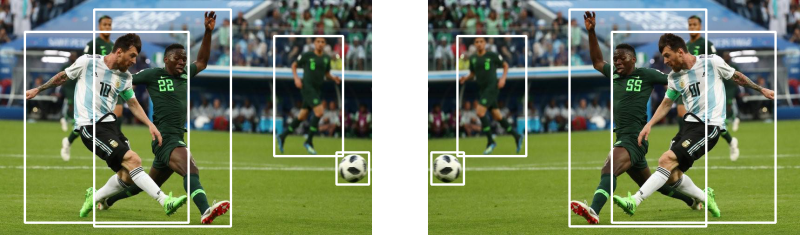
#> input picture DataAugmentationForObjectDetection/Images/hflip.png, 800 x 235 px; its folder holds only this picture in this run
$ python dataset_fix.py DataAugmentationForObjectDetection/Images/hflip.png   (older library calls are emulated)
#> lines starting #> are read from the running program, lines starting #| are printed output that depends on the picture; after the words box and inside, x2 and y2 are one past the last pixel; in counts of white or black regions, pixels touching at a corner belong together
#!/usr/bin/env python3
import argparse
from pathlib import Path

import numpy as np
from PIL import Image

# code found from here
# https://github.com/lopuhin/kaggle-dsbowl-2018-dataset-fixes/blob/master/mask_tools.py

def create_masks():
    """ Create masks from red color above original image.
    """
    parser = argparse.ArgumentParser()
    parser.add_argument('root')
    args = parser.parse_args()
    root = Path(args.root)
    images_root = root / 'images'
    masks_root = root / 'masks'
    assert images_root.is_dir() and masks_root.is_dir()
    for mask_path in list(images_root.glob('mask*.png')):
        a = np.array(Image.open(mask_path))
        # filter only red color
        mask = (a[:, :, 0] > 127) & (np.max(a[:, :, 1:3], axis=2) < 80)
        out_path = masks_root / mask_path.name
        _save_mask(mask, out_path)
        mask_path.unlink()
        print(f'{mask_path} -> {out_path}')


def ensure_mask():
    """ Ensure that a given (edited) mask shows what is it (clip to 0 or 255).
    """
    parser = argparse.ArgumentParser()
    parser.add_argument('mask_paths', nargs='+')
    args = parser.parse_args()
    mask_paths = []
    for mask_path in map(Path, args.mask_paths):
        if mask_path.is_dir():
            mask_paths.extend((mask_path / 'masks').glob('*.png'))
        else:
            mask_paths.append(mask_path)
    for mask_path in mask_paths:
        a = np.array(Image.open(mask_path))
#> a is the input picture: shape (235, 800, 4); mean R, G, B, A 99.9, 113, 82.9, 237.2
        needs_fixing = False
        if len(a.shape) == 3:
            needs_fixing = True
            print(f'fixing shape (was {a.shape}) for {mask_path}')
#| fixing shape (was (235, 800, 4)) for DataAugmentationForObjectDetection/Images/hflip.png
            a = a[:, :, :3].max(axis=2)
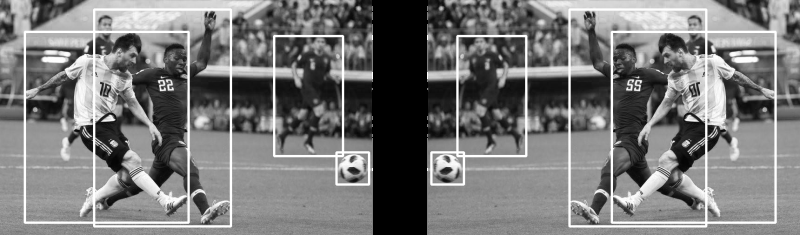
#> a: shape (235, 800); min 0, max 255, mean 119.4
        if a.dtype != np.uint8:
            print(f'fixing dtype (was {a.dtype}) for {mask_path}')
            needs_fixing = True
            assert a.dtype == np.bool
            a = a.astype(np.uint8) * 255
        assert len(a.shape) == 2
        to_fix = np.sum((a > 0) & (a < 255))
#> to_fix = 169912
        if to_fix:
            needs_fixing = True
            print(f'fixed {to_fix} pixels for {mask_path}')
#| fixed 169912 pixels for DataAugmentationForObjectDetection/Images/hflip.png
        if needs_fixing:
            _save_mask(a > 80, mask_path)


def _save_mask(mask: np.ndarray, path: Path):
    assert mask.dtype == np.bool
    Image.fromarray(mask.astype(np.uint8) * 255).save(path)
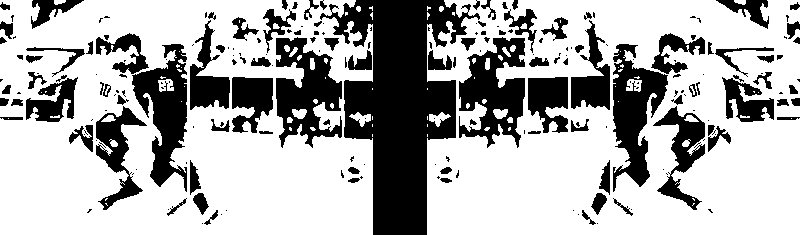
#> saved as hflip.png: PIL image 800x235 L; 68.8% white; 215 black regions (115 under 20 px), largest, box (x1, y1, x2, y2) and area: (320, 0, 480, 235) 17925, (459, 37, 525, 148) 4157, (276, 37, 342, 148) 4156


if __name__ == '__main__':
    ensure_mask()

$ run again, on DataAugmentationForObjectDetection/Images/shear_box.png
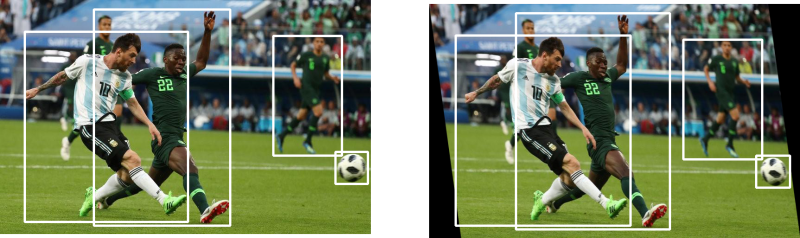
#> input picture DataAugmentationForObjectDetection/Images/shear_box.png, 800 x 238 px
#> in ensure_mask, a is the input picture: shape (238, 800, 4); mean R, G, B, A 94.4, 106.7, 78.5, 232.5
#| fixing shape (was (238, 800, 4)) for DataAugmentationForObjectDetection/Images/shear_box.png
#> in ensure_mask, `a = a[:, :, :3].max(axis=2)`:
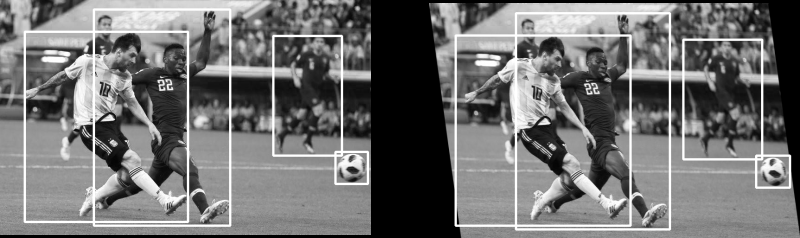
#> a: shape (238, 800); min 0, max 255, mean 112.7
#> to_fix = 162129
#| fixed 162129 pixels for DataAugmentationForObjectDetection/Images/shear_box.png
#> in _save_mask, `Image.fromarray(mask.astype(np.uint8) * 255).save(path)`:
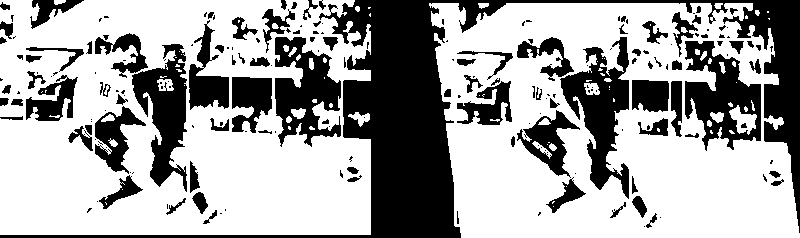
#> saved as shear_box.png: PIL image 800x238 L; 64.8% white; 198 black regions (106 under 20 px), largest, box (x1, y1, x2, y2) and area: (0, 0, 800, 238) 29342, (560, 37, 629, 199) 4774, (685, 41, 761, 151) 4376

$ run again, on DataAugmentationForObjectDetection/Images/transl_aug.png
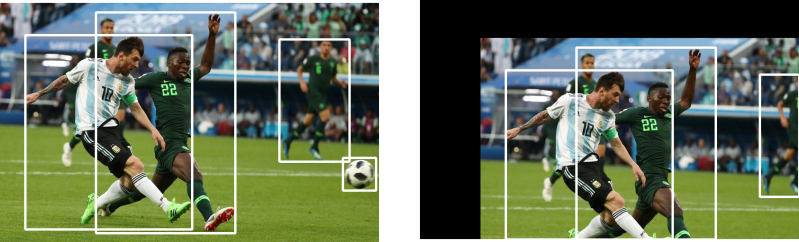
#> input picture DataAugmentationForObjectDetection/Images/transl_aug.png, 799 x 242 px
#> in ensure_mask, a is the input picture: shape (242, 799, 4); mean R, G, B, A 86.3, 97.4, 75, 239
#| fixing shape (was (242, 799, 4)) for DataAugmentationForObjectDetection/Images/transl_aug.png
#> in ensure_mask, `a = a[:, :, :3].max(axis=2)`:
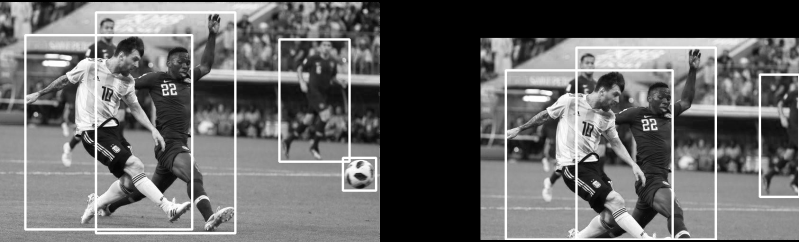
#> a: shape (242, 799); min 0, max 255, mean 103.5
#> to_fix = 151515
#| fixed 151515 pixels for DataAugmentationForObjectDetection/Images/transl_aug.png
#> in _save_mask, `Image.fromarray(mask.astype(np.uint8) * 255).save(path)`:
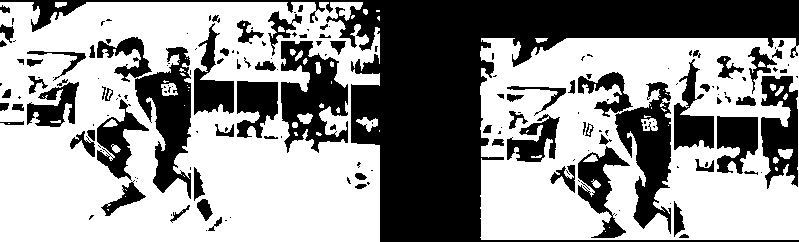
#> saved as transl_aug.png: PIL image 799x242 L; 58.6% white; 178 black regions (98 under 20 px), largest, box (x1, y1, x2, y2) and area: (0, 0, 799, 242) 42866, (281, 41, 348, 153) 4323, (135, 47, 191, 199) 4204

$ run again, on DataAugmentationForObjectDetection/Images/resize.png
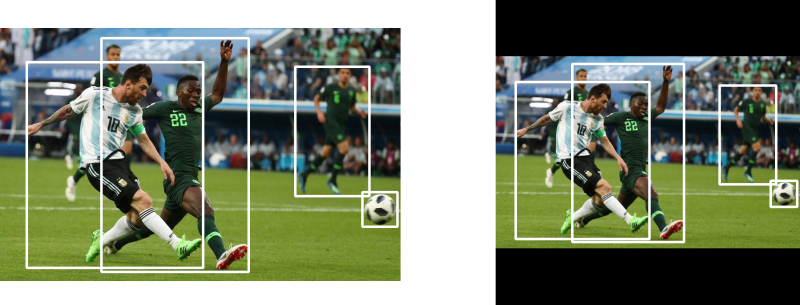
#> input picture DataAugmentationForObjectDetection/Images/resize.png, 800 x 305 px
#> in ensure_mask, a is the input picture: shape (305, 800, 4); mean R, G, B, A 71.2, 80.4, 59.3, 202.9
#| fixing shape (was (305, 800, 4)) for DataAugmentationForObjectDetection/Images/resize.png
#> in ensure_mask, `a = a[:, :, :3].max(axis=2)`:
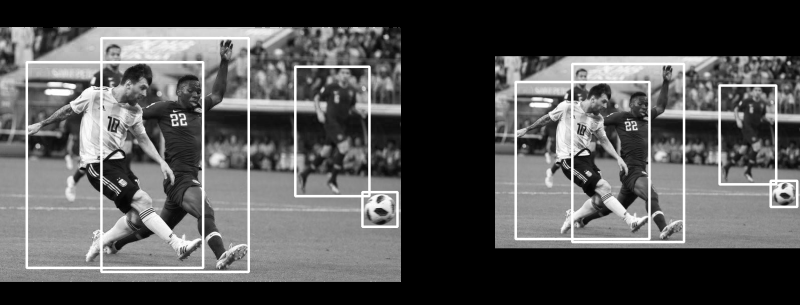
#> a: shape (305, 800); min 0, max 255, mean 84.9
#> to_fix = 155406
#| fixed 155406 pixels for DataAugmentationForObjectDetection/Images/resize.png
#> in _save_mask, `Image.fromarray(mask.astype(np.uint8) * 255).save(path)`:
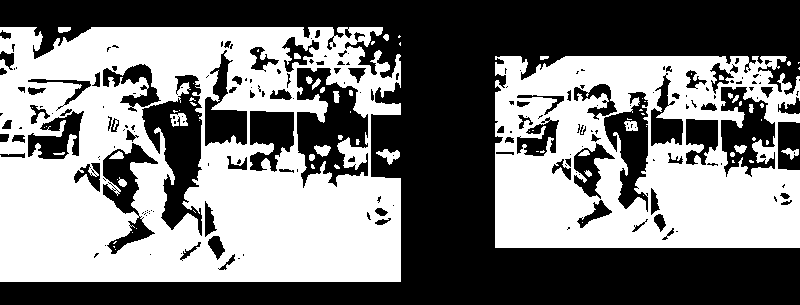
#> saved as resize.png: PIL image 800x305 L; 48.7% white; 77 white regions (48 under 20 px), largest, box (x1, y1, x2, y2) and area: (0, 27, 401, 282) 74311, (495, 56, 800, 248) 42775, (376, 149, 400, 165) 182
